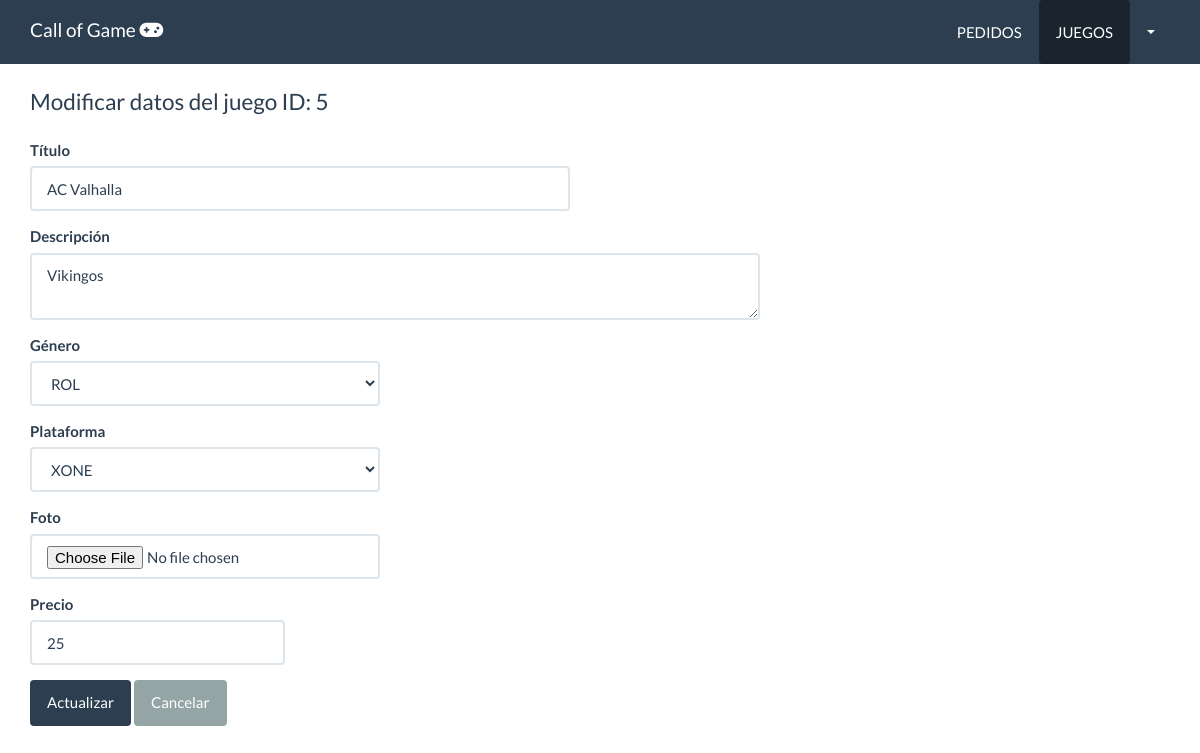
The app's page /juegos/form_actualizar.php?id=5 with its own data.
### tables this page shows
CREATE TABLE `juegos` (
  `id` int(11) NOT NULL,
  `genero_id` int(11) NOT NULL,
  `plataforma_id` int(11) NOT NULL,
  `titulo` varchar(80) NOT NULL,
  `foto` varchar(100) NOT NULL,
  `precio` decimal(10,0) NOT NULL,
  `descripcion` varchar(300) NOT NULL,
  `fecha` date NOT NULL
);

CREATE TABLE `genero` (
  `id` int(11) NOT NULL,
  `nombre` varchar(50) NOT NULL
);

CREATE TABLE `plataforma` (
  `id` int(11) NOT NULL,
  `nombre` varchar(50) NOT NULL
);

### src/juego.php (called while the page is built, shortened)
<?php
class Juego {
    private $cn = null;
    public function __construct(){
        $this->config = parse_ini_file(__DIR__.'/../config.ini') ;
        $this->cn = new \PDO( $this->config['dns'], $this->config['usuario'],$this->config['clave'],array(
            \PDO::MYSQL_ATTR_INIT_COMMAND => 'SET NAMES utf8'
        ));
    }
    public function mostrarPorId($id){
        $sql = "SELECT * FROM `juegos` WHERE `id`=:id ";
        $resultado = $this->cn->prepare($sql);
        $_array = array(
            ":id" =>  $id
        );
        if($resultado->execute($_array)){
            return $resultado->fetch();
        }else{
            return false;
        }
    }
}
?>

### src/genero.php (called while the page is built, shortened)
<?php
class Genero{
    private $cn = null;
    public function __construct(){
        $this->config = parse_ini_file(__DIR__.'/../config.ini') ;
        $this->cn = new \PDO( $this->config['dns'], $this->config['usuario'],$this->config['clave'],array(
            \PDO::MYSQL_ATTR_INIT_COMMAND => 'SET NAMES utf8'
        ));
    }
    public function mostrar() {
        $sql = "SELECT * FROM genero";
        $resultado = $this->cn->prepare($sql);
        if($resultado->execute()){
            return $resultado->fetchAll();
        }
        else{
            return false;
        }
    }
}
?>

### src/plataforma.php (called while the page is built, shortened)
<?php
class Plataforma{
    private $cn = null;
    public function __construct(){
        $this->config = parse_ini_file(__DIR__.'/../config.ini') ;
        $this->cn = new \PDO( $this->config['dns'], $this->config['usuario'],$this->config['clave'],array(
            \PDO::MYSQL_ATTR_INIT_COMMAND => 'SET NAMES utf8'
        ));
    }
    public function mostrar() {
        $sql = "SELECT * FROM plataforma";
        $resultado = $this->cn->prepare($sql);
        if($resultado->execute()){
            return $resultado->fetchAll();
        }
        else{
            return false;
        }
    }
}
?>

### juegos/form_actualizar.php (the view, shortened to what this page needs)
<?php
if (isset($_GET['id']) && is_numeric($_GET['id'])) {
    $id = $_GET['id'];
    $juego = new Jaro\Juego;
    $resultado = $juego->mostrarPorId($id);
}else{
    header('Location: ../index.php');
}
?>
<!DOCTYPE html>
<html lang="en">
<head>
    <link rel="stylesheet" href="../css/bootstrap.min.css">
    <link rel="stylesheet" href="../css/all.min.css">
</head>
<body>
    <nav class="navbar navbar-default navbar-fixed-top">
        <div class="container">
            <div class="navbar-header">
                <a class="navbar-brand" href="../usuarios/control.php">Call of Game <i class="fa-solid fa-gamepad"></i></a>
            </div>
            <div id="navbar" class="navbar-collapse collapse">
                <ul class="nav navbar-nav pull-right">
                    <li>
                    <a href="../pedidos/control_pedidos.php" class="btn">PEDIDOS</a>
                    </li>
                    <li class="active">
                    <a href="control_juegos.php" class="btn">JUEGOS</a>
                    </li>
                    <li class="dropdown">
                        <a href="#" class="dropdown-toggle" data-toggle="dropdown" role="button" aria-haspopup="true" aria-expanded="false"><?php print $_SESSION['usuario_info']['nombre_usuario']; ?>  <span class="caret"></span></a>
                    </li>
                </ul>
            </div>
        </div>
    </nav>
    <br><br><br><br>
    <div class="container" id="main">
        <div class="row col-md-12">
            <fieldset>
                <legend>Modificar datos del juego ID: <?php print $resultado['id'] ?></legend>
            </fieldset>
            <form method="POST" action="acciones.php" enctype="multipart/form-data">
                <div class="row">
                    <div class="col-md-6">
                        <div class="form-group">
                            <label>Título</label>
                            <input value="<?php print $resultado['titulo'] ?>" type="text" class="form-control" name="titulo" required>
                        </div>
                    </div>
                </div>
                <div class="row">
                    <div class="col-md-8">
                        <div class="form-group">
                            <label>Descripción</label>
                            <textarea class="form-control" name="descripcion" id="" cols="3" required><?php print $resultado['descripcion'] ?></textarea>
                        </div>
                    </div>
                </div>
                <div class="row">
                    <div class="col-md-4">
                        <div class="form-group">
                            <label>Género</label>
                            <select class="form-control" name="genero_id" required>
                                <?php
                                $genero = new Jaro\Genero;
                                $info_genero = $genero->mostrar();
                                $cantidad = count($info_genero);
                                for ($i=0; $i <$cantidad ; $i++) {
                                    $item = $info_genero[$i];
                                ?>
                                    <option value="<?php print $item['id'] ?>"
                                        <?php print $resultado['genero_id']== $item['id'] ? 'selected' : '' ?>
                                        ><?php print $item['nombre'] ?>
                                    </option>
                                <?php
                                }
                                ?>
                            </select>
                        </div>
                    </div>
                </div>
                <div class="row">
                    <div class="col-md-4">
                        <div class="form-group">
                            <label>Plataforma</label>
                            <select class="form-control" name="plataforma_id" required>
                                <?php
                                $plataforma = new Jaro\Plataforma;
                                $info_plataforma = $plataforma->mostrar();
                                $cantidad = count($info_plataforma);
                                for ($i=0; $i <$cantidad ; $i++) {
                                    $item = $info_plataforma[$i];
                                ?>
                                    <option value="<?php print $item['id'] ?>"
                                        <?php print $resultado['plataforma_id']== $item['id'] ? 'selected' : '' ?>
                                        ><?php print $item['nombre'] ?>
                                    </option>
                                <?php
                                }
                                ?>
                            </select>
                        </div>
                    </div>
                </div>
                <div class="row">
                    <div class="col-md-4">
                        <div class="form-group">
                            <label>Foto</label>
                            <input type="file" class="form-control" name="foto">
                        </div>
                    </div>
                </div>
                <div class="row">
                    <div class="col-md-3">
                        <div class="form-group">
                            <label>Precio</label>
                            <input type="text" value= "<?php print $resultado['precio'] ?>" class="form-control" name="precio" placeholder="0.0 €" required>
                        </div>
                    </div>
                </div>
                <input type="submit" name="accion" class="btn btn-primary" value="Actualizar">
                <a href="control_juegos.php" class="btn btn-default">Cancelar</a>
            </form>
        </div>
    </div>
</body>
</html>

### records on screen
juegos: id "5", titulo "AC Valhalla", descripcion "Vikingos", genero_id "ROL", plataforma_id "XONE", precio "25"
